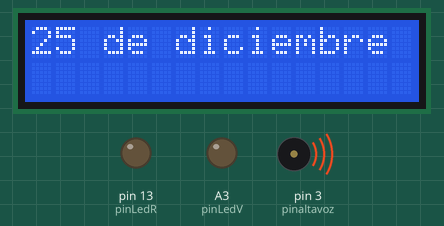
Recording of a sketch running on a simulated Arduino Uno, built with avr-gcc and run on an emulated ATmega328P. Shown: 16×2 character LCD, output pins drawn as LEDs (lit = HIGH), buzzer (waves = sounding).

Above: at 0.1 s.
At 0.79 s:
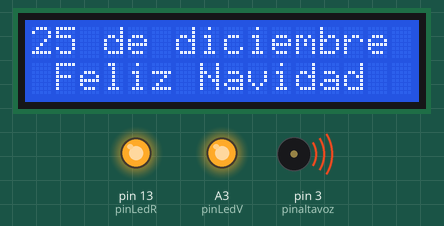
At 36.6 s:
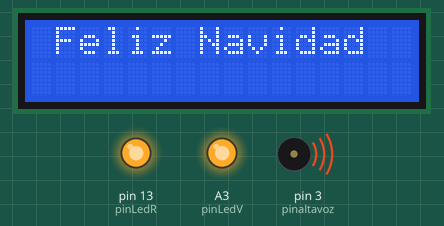
Timing chart, 0 to 40.0 s (numbered marks = the images above):
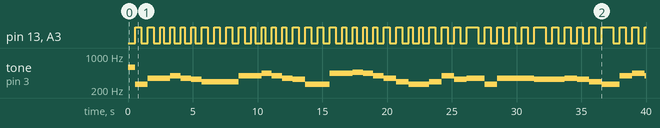

The sketch:

parlanteLCD.ino
```cpp
#include <LiquidCrystal.h> // Libreria para que funcione el LCD
LiquidCrystal lcd(1, 0, A1, A2, 10, 9); // RS=1 , E=0, A1=D4, A2=D5, 10=D6, 9= D7 esta linea muestra en que pines debe ir conectado la pantalla LCD a nuestro Arduino

int pinLedR = 13; // pin Rojo del LED RGB
int pinLedV = A3; // pin verde

//frecuencias de las notas
#define DO4  262
#define RE4  294
#define MI4  330
#define FA4  349
#define FAS4  370
#define SOL4  392
#define LA4  440
#define LAS4  466
#define SI4  494
#define DO5  523
#define RE5  587

// Array de notas para We Wish You A Merry Christmas
int notes[54] = {
  DO4, FA4, FA4, SOL4, FA4, MI4, RE4, RE4, RE4, SOL4, SOL4, LA4, SOL4, FA4, MI4, DO4, DO4,
  LA4, LA4, LAS4, LA4, SOL4, FA4, RE4, DO4, DO4, RE4, SOL4, MI4, FA4, DO4, FA4, FA4, FA4,
  MI4, MI4, FA4, MI4, RE4, DO4, SOL4, LA4, SOL4, SOL4, FA4, FA4, DO5, DO4, DO4, DO4,
  RE4, SOL4, MI4, FA4
};

// Array de duracion de las notas, entre mas alto el valor mas corta la nota
int durations[54] = {
  2, 2, 3, 3, 3, 3, 2, 2, 2, 2, 3, 3, 3, 3, 2, 2, 2,
  2, 3, 3, 3, 3, 2, 2, 3, 3, 2, 2, 2, 1, 2, 2, 2, 2,
  1, 2, 2, 2, 2, 1, 2, 2, 3, 3, 3, 3, 2, 2, 3, 3,
  2, 2, 2, 1
};

// Duracion inicial de la nota
int noteDuration = 900;
// Delay para tocar la siguiente nota
int noteDelay = noteDuration + 55;

// Variables para hacer transpose a las notas
int transposedNote;
int pinaltavoz = 3; //ubicacion del pin
int frecuencia;    // frecuencia correspondiente a la nota La

void setup()
{
  // inicializar el pin digital pinLedR como salida.
  pinMode(pinLedV, OUTPUT);
  pinMode(pinLedR, OUTPUT);


}

void loop()
{
  //Nota RE5
  frecuencia= 587 ;
  tone(pinaltavoz,frecuencia); // emite el tono
  lcd.begin(16, 2); // Con esta instrucción indicamos cual es la proporción de nuestro LCD
  lcd.print("25 de diciembre "); // Una instrucción muy importante ya que con esta imprimiremos el texto en nuestra pantalla
  delay(500);                 // lo mantiene medio segundos
  noTone(pinaltavoz);          // para el tono

  lcd.setCursor(0, 1); // con esta linea damos a entender que la primera fila de nuestro LCd ya esta siendo usada por lo cual queremos usar la segunda
  lcd.print(" Feliz Navidad");
  for (int i=0; i < sizeof(notes) / sizeof(int); i++) {
    digitalWrite(pinLedR, HIGH); // enciende el LED.
    analogWrite(pinLedV, 255);  // 255  pertenece a verde
    noteDelay = (noteDuration / durations[i]);
    tone(pinaltavoz, notes[i]);
    //si le pongo +500 anda mejor
    delay(noteDelay);
    lcd.clear (); // limpia la pantalla de LCd
    digitalWrite(pinLedR, LOW); // apaga el LED.
    digitalWrite(pinLedV, LOW); // apaga el LED.
    delay(500);
    noTone(pinaltavoz);
    lcd.print(" Feliz Navidad ");
    // Al ser colocadar debajo de la instrucción anterior, este mensaje se mostrara en la segunda fila del LCD

    }
  delay(noteDelay * 2);
    //}
}
```

Measured:
- by itself, pin 13 (pinLedR), A3 (pinLedV): LOW → HIGH at 0.57 s, → LOW 0.45 s later, → HIGH 0.50 s later, → LOW 0.45 s later, … (85 changes in this stretch)
- by itself, tone on pin 3 (pinaltavoz): plays 587 Hz for 0.57 s, 262 Hz for 0.95 s, 349 Hz for 1.8 s, 392 Hz for 0.80 s, 349 Hz for 0.80 s, 330 Hz for 0.80 s … (34 notes in this stretch)
- what the display in image 0 shows lasts 0.5 s, from 0.1 s to 0.6 s
